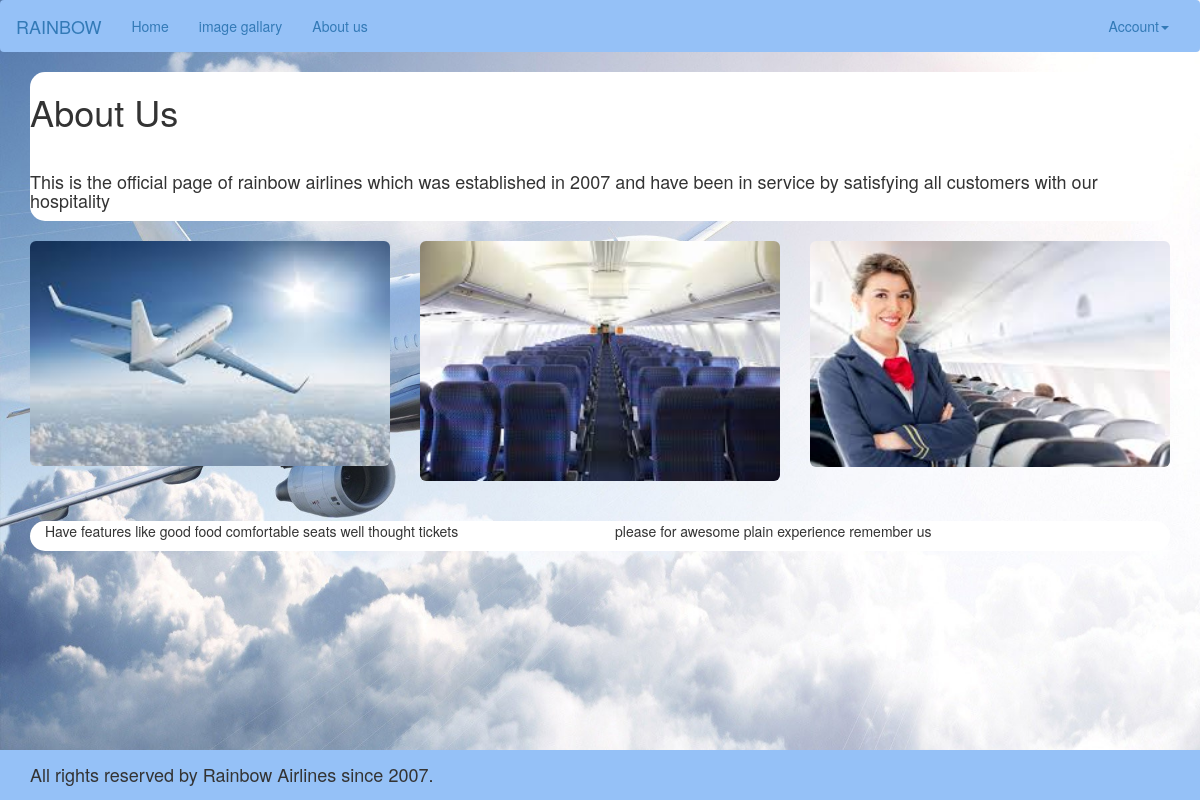
The app's page /pages/about.php with its own data.
### tables this page shows
CREATE TABLE `aboutus` (
  `id` int(11) NOT NULL,
  `Description` text NOT NULL
);

### pages/about.php (the view, shortened to what this page needs)
<?php
require_once('../config/connect.php');
$select1 = $con->query("SELECT * FROM aboutus WHERE id='1'");
$select2 = $con->query("SELECT * FROM aboutus WHERE id='2'");
$select3 = $con->query("SELECT * FROM aboutus WHERE id='3'");
while($row = $select1->fetch_assoc()){
  $content1 = $row['Description'];
}
while($row = $select2->fetch_assoc()){
  $content2 = $row['Description'];
}
while($row = $select3->fetch_assoc()){
  $content3 = $row['Description'];
}
?>
<link rel="stylesheet" type="text/css" href="../Bootstrap/css/bootstrap.css">
<link rel="stylesheet" href="https://cdnjs.cloudflare.com/ajax/libs/font-awesome/4.7.0/css/font-awesome.min.css">
<link rel="stylesheet" type="text/css" href="../css/style.css">
<head>
</head>
<body>
<header>
  <nav class="navbar navbar" role="navigation" style="background-color:#95C1F7; ">
    <div class="container-fluid">
      <div class="navbar-header">
        <a class="navbar-brand" href="#">RAINBOW</a>
      </div>
      <div class="collapse navbar-collapse navbar-ex1-collapse">
        <ul class="nav navbar-nav">
          <li><a href="../index.php">Home</a></li>
          <li><a href="imggal.php">image gallary</a></li>
          <li><a href="about.php">About us</a></li>
        </ul>
                <ul class="nav navbar-nav navbar-right">
          <li class="dropdown">
            <a href="#" class="dropdown-toggle" data-toggle="dropdown">Account<b class="caret"></b></a>
          </li>
        </ul>
      </div>
    </div>
  </nav>
</header>
<section class="sectionbody">
  <div class="container">
    <div class="content">
      <div class="row">
        <div class="col-md-12">
          <h1>About Us</h1><br>
          <h4><?=$content1; ?>
          </h4>
        </div>
      </div>
    </div>
    <br>
      <div class="row">
        <div class="col-md-4">
          <div class="img-grid">
          <img src="../img/about1.jpg" alt="" style="width:100%;" class="img-rounded">
        </div>
      </div>
        <div class="col-md-4">
          <div class="img-grid">
          <img src="../img/about2.jpg" alt="" style="width:100%;" class="img-rounded">
        </div>
        </div>
        <div class="col-md-4">
          <div class="img-grid">
          <img src="../img/about3.jpg" alt="" style="width:100%;" class="img-rounded">
        </div>
        </div>
      </div>
      <br><br>
      <div class="content">
        <div class="container-fluid">
          <div class="row">
            <div class="col-md-6">
              <p><?=$content2; ?></p>
            </div>
            <div class="col-md-6">
              <p><?=$content3; ?></p>
            </div>
          </div>
        </div>
      </div>
  </div>
</section>
<br>
<footer>
  <div class="container">
    <div class="row">
    <div class="col-md-6">
      <h4>All rights reserved by Rainbow Airlines since 2007.<h4>
    </div>
    <div class="col-md-6">
    </div>
  </div>
  </div>
</footer>

### css/style.css (style rules this page uses)
body { background: url('../img/background.jpg'); left: 0; top: 0; width: 100%; height: 100vh; background-repeat: no-repeat; background-size: cover; }
footer { position: absolute; bottom: 0; width: 100%; background: #95C1F7; padding: 5px; }
.content { background-color: white; border-radius: 15px; }

### records on screen
aboutus: Description "This is the official page of rainbow airlines which was established in 2007 and have been in service by satisfying all customers with our hospitality"
aboutus: Description "Have features like good food comfortable seats well thought tickets"
aboutus: Description "please for awesome plain experience remember us"
